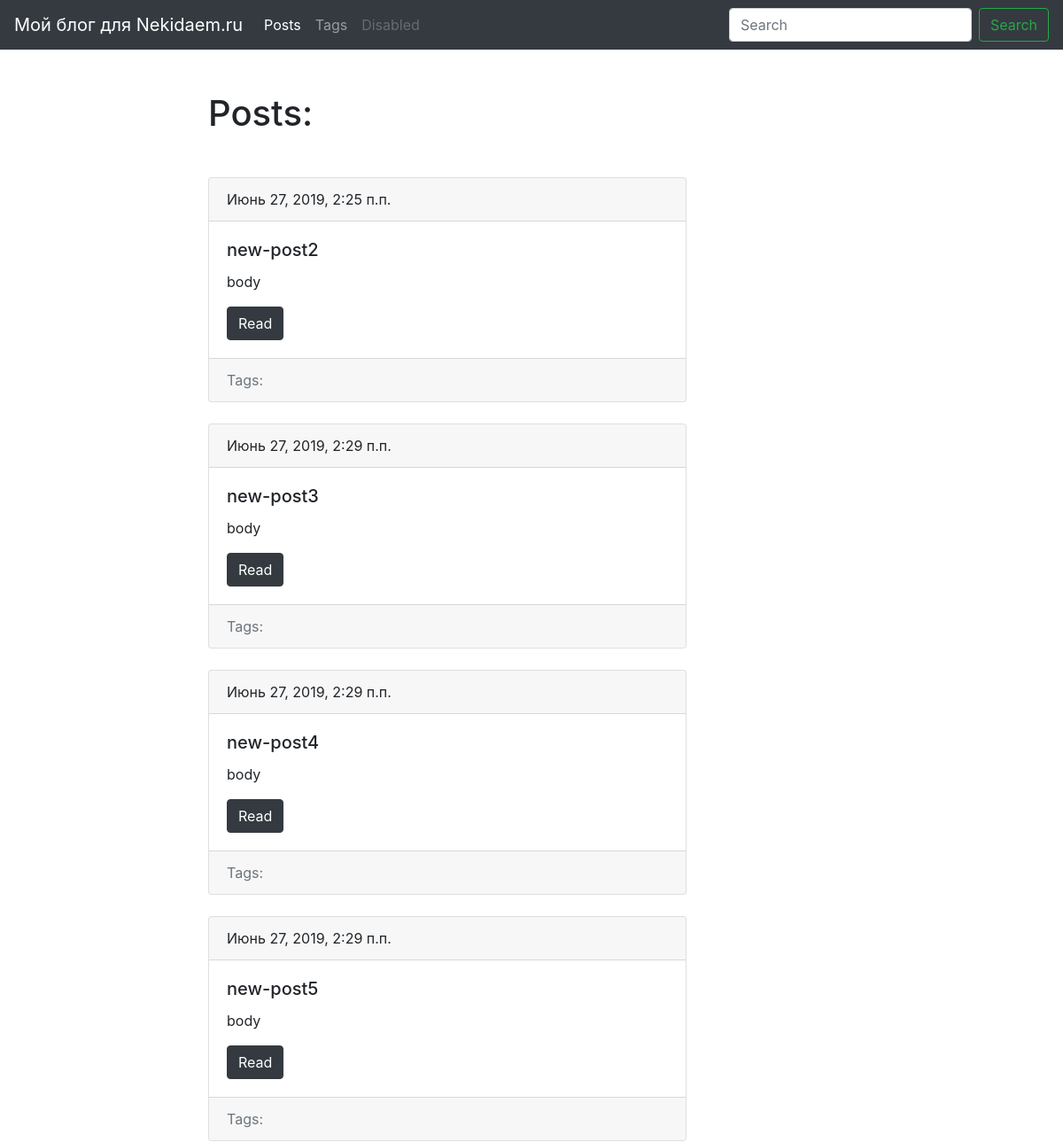
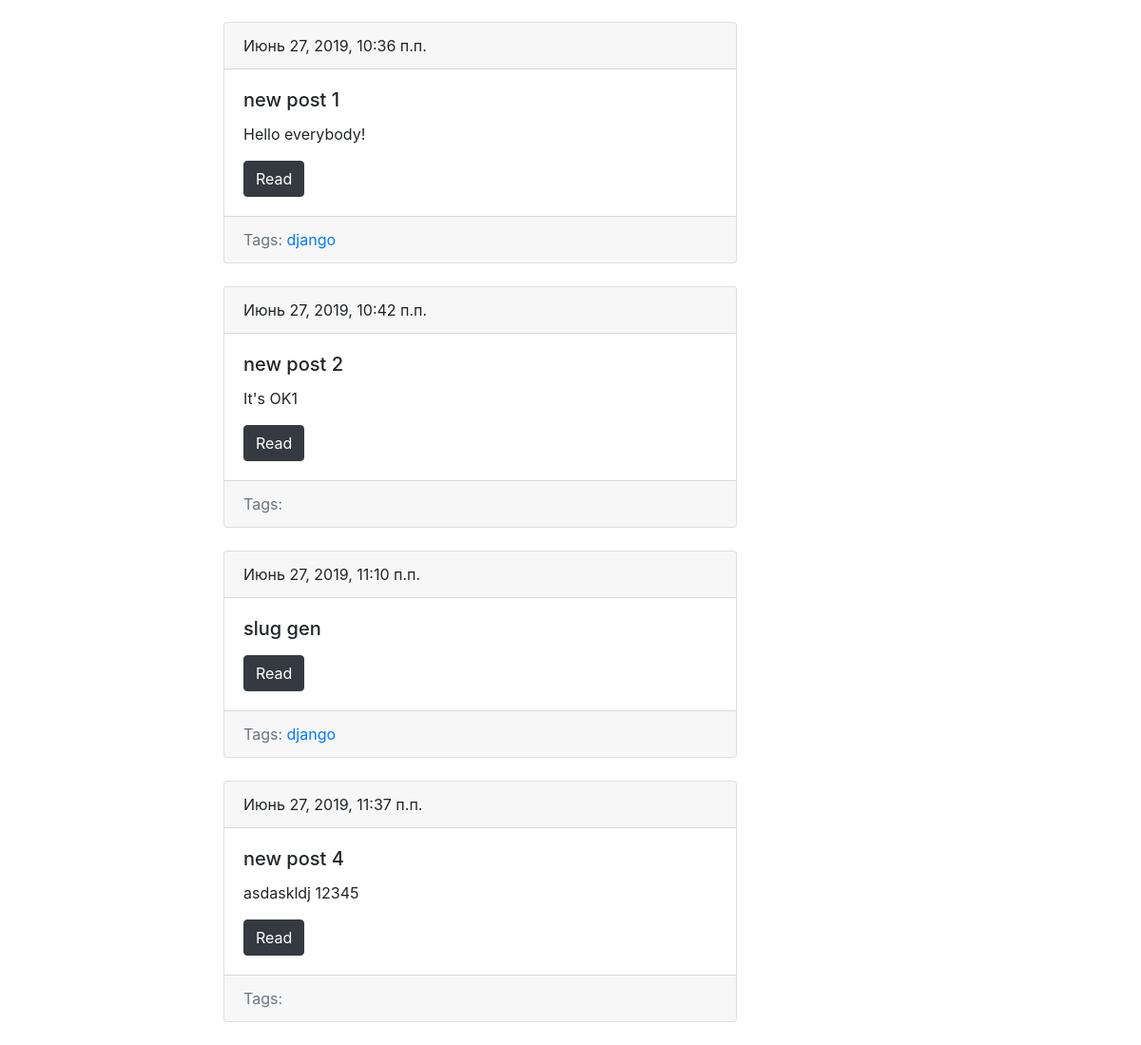
Screenshot of /blog/ with the database file from the repository (2 pictures, top to bottom).
### blog/models.py (models this page shows, shortened)
class Post(models.Model):
    title = models.CharField(max_length=150, db_index=True)
    slug = models.SlugField(max_length=150, unique=True, blank=True)
    body = models.TextField(blank=True, db_index=True)
    date_pub = models.DateTimeField(auto_now_add=True)
    tags = models.ManyToManyField('Tag', blank=True, related_name='posts')
    def get_absolute_url(self):
        return reverse('post_detail_url', kwargs={'slug': self.slug})

class Tag(models.Model):
    title = models.CharField(max_length=50)
    slug = models.SlugField(max_length=50, unique=True)
    def get_absolute_url(self):
        return reverse('tag_detail_url', kwargs={'slug': self.slug})

### blog/views.py (the view)
# urls.py: path('', posts_list, name='posts_list_url'),
def posts_list(request):
    posts = Post.objects.all()
    return render(request, 'blog/index.html', context={'posts': posts})

### blog/templates/blog/index.html (shortened to what this page needs)
    {%extends 'blog/base_blog.html'%}
    {% block content %}
        <h1 class="mb-5">Posts:</h1>
        {% for post in posts%}
           {% include 'blog/includes/post_card_template.html' %}
        {% endfor %}
    {% endblock %}

### blog/templates/blog/includes/post_card_template.html
<div class="card mb-4">
    <div class="card-header">
        {{ post.date_pub }}
    </div>
    <div class="card-body">
        <h5 class="card-title">{{ post.title }}</h5>
        <p class="card-text">{{ post.body|truncatewords:15 }}</p>
        <a href="{{ post.get_absolute_url }}" class="btn btn-dark">Read</a>
    </div>
    <div class="card-footer text-muted">
    Tags:
        {% for tag in post.tags.all %}
            <a href="{{ tag.get_absolute_url }}"> {{ tag.title }} </a>
        {% endfor %}
    </div>
</div>

### rows the page displays
Post: date_pub "Июнь 27, 2019, 2:25 п.п.", title "new-post2", body "body"
Post: date_pub "Июнь 27, 2019, 2:29 п.п.", title "new-post3", body "body"
Post: date_pub "Июнь 27, 2019, 2:29 п.п.", title "new-post4", body "body"
Post: date_pub "Июнь 27, 2019, 2:29 п.п.", title "new-post5", body "body"
Post: date_pub "Июнь 27, 2019, 10:36 п.п.", title "new post 1", body "Hello everybody!"
Tag: title "django"
Post: date_pub "Июнь 27, 2019, 10:42 п.п.", title "new post 2", body "It's OK1"
Post: date_pub "Июнь 27, 2019, 11:10 п.п.", title "slug gen"
Post: date_pub "Июнь 27, 2019, 11:37 п.п.", title "new post 4", body "asdaskldj 12345"
